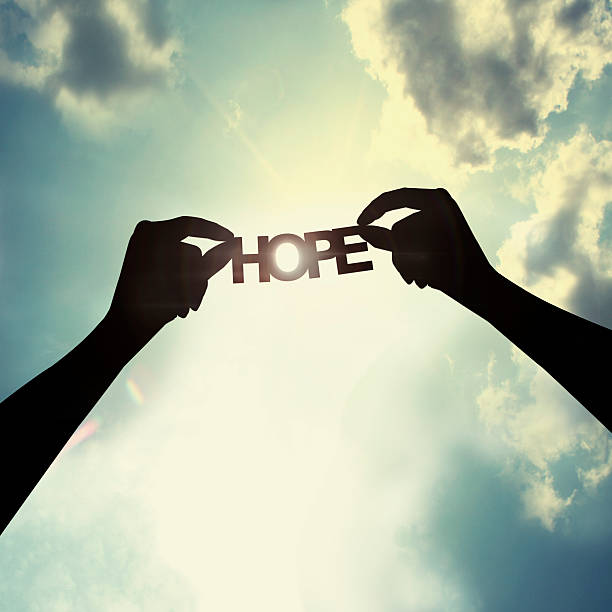
#> input picture projects/algorithms/Convolutional neural networks (Deep Learning Algorithm)/pictureUsedto-ConvolutionBasic/positive.jpg, 612 x 612 px, found by its file name
$ jupyter execute ConvolutoinBasic.ipynb
#> lines starting #> are read from the running program, lines starting #| are printed output that depends on the picture
[cell 1]
import numpy as np
import matplotlib.pyplot as plt
import cv2

[cell 2]
def drawImg(img,title="Image"):
  plt.imshow(img)
  plt.axis("off")
  plt.title(title+str(img.shape))
  plt.show()

[cell 3]
img=cv2.imread("/content/drive/MyDrive/Colab Notebooks/ConvolutionNeuralNetwork/positive.jpg")
#> img is the input picture: shape (612, 612, 3); mean B, G, R 162.2, 182.6, 172.2
img=cv2.cvtColor(img,cv2.COLOR_BGR2RGB)
img=cv2.resize(img,(100,100))
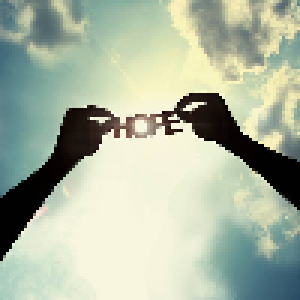
#> img: shape (100, 100, 3) (shown 3 times larger); mean R, G, B 172.2, 182.5, 162.2
img_gray=cv2.cvtColor(img,cv2.COLOR_BGR2GRAY)
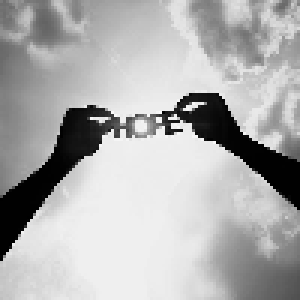
#> img_gray: shape (100, 100) (shown 3 times larger); min 0, max 250, mean 175.2
drawImg(img,"RGB")
drawImg(img_gray,"grayscal")

[cell 4]
#Hardcoded filter
def ConvolutionNeuralNetwork(img,img_filter):
  w=img.shape[0]
#> w = 100
  H=img.shape[1]
#> H = 100
  F=img_filter.shape[0]#3
  new_img=np.zeros((w-F+1,H-F+1))

  for row in range (w-F+1):
    for col in range (H-F+1):
      for i in range(F):
        for j in range(F):
          new_img[row][col]+=img[row+i][col+j]*img_filter[i][j]

        if new_img [row][col]>255:
          new_img [row ][col]=255

        elif new_img[row][col]<0:
          new_img[row][col]=0
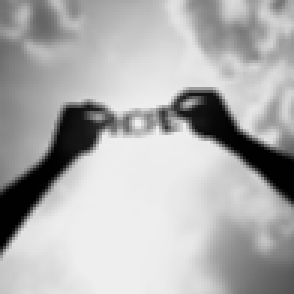
#> new_img: shape (98, 98) float64 (shown 3 times larger); min 0.889, max 239.9, mean 176.3

  return new_img #Activation Map

[cell 5]
blur_filter=np.ones((3,3))/9.0
# print(blur_filter)
output1=ConvolutionNeuralNetwork(img_gray,blur_filter)
drawImg(output1)
drawImg(img_gray)
#filter bluring our image

[cell 6]
img.shape[1]
#> Out = 100

[cell 7]
edge_filter=np.array([[1,0,-1],
                      [1,0,-1],
                      [1,0,-1]])
# print(blur_filter)
output2=ConvolutionNeuralNetwork(img_gray,edge_filter)
#> after the loop in ConvolutionNeuralNetwork (call 2), `for row in range (w-F+1):`:
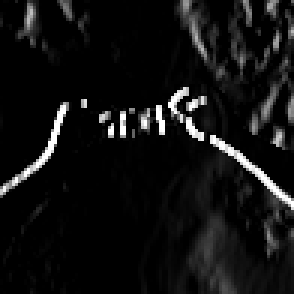
#> new_img: shape (98, 98) float64 (shown 3 times larger); min 0, max 255, mean 17.5
drawImg(img_gray)
drawImg(output2)
#extracting feature usig filters

Padding

[cell 8]
print(img.shape)
#| (100, 100, 3)
drawImg(img)
#padding to this image
pad_img=np.pad(img,((10,10),(20,20),(0,0)),'constant',constant_values=0)#0for black
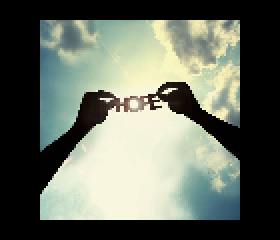
#> pad_img: shape (120, 140, 3) (shown 2 times larger); mean R, G, B 102.5, 108.6, 96.5
drawImg(pad_img)

Pooling

[cell 9]
#max pooling
X=np.array([[1,0,2,3]
            ,[4,6,6,8],
            [3,1,1,0],
            [1,2,2,4]
            ])
def pooling (X,mode="max"):
#> called with X = array of shape (4, 4), mode = 'max'
  stride=2
  f=2
  H,W=X.shape

  Ho=int((H-f)/stride)+1
  Wo=int((W-f)/stride)+1

  output =np.zeros((Ho,Wo))
  for r in range(Ho):
    for c in range(Wo):
      r_start=r*stride
      r_end=r_start+f
      c_start=c*stride
      c_end=c_start+f
      X_slice=X[r_start:r_end,c_start:c_end]
      if mode=="max":
        output[r][c]=np.max(X_slice)
      else:
        output[r][c]=np.mean(X_slice)
  return output
